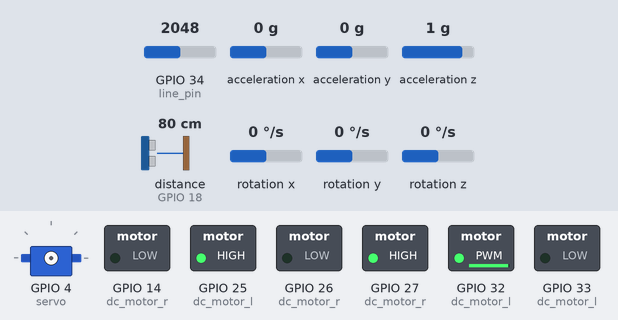
A program run on a simulated ESP32 board running MicroPython. Shown: servo, switched loads named in the program (green lamp = pin HIGH). The test bench sets the inputs (shaded band); at power-on: distance to the obstacle (sensor on GPIO 18) 80 cm, rotation z 0 °/s, GPIO 34 (line_pin) = 2048, acceleration x 0 g, acceleration y 0 g, acceleration z 1 g, rotation x 0 °/s, rotation y 0 °/s (analog values on the 0–4095 scale). The echo pulse lasts 58.3 µs per cm; servo angles are drawn from the pulse width (0.5 ms = 0°, 2.5 ms = 180°); library files of the repository ran but are not shown: hcsr04.py, mpu6050.py; pins used as bus, display or sensor lines are not drawn; what the program prints to the serial console is not drawn.

Above: at 5.0 s.
5.1 s: distance to the obstacle (sensor on GPIO 18) set to 16 cm
6.6 s: distance to the obstacle (sensor on GPIO 18) set to 13 cm
At 7.4 s:
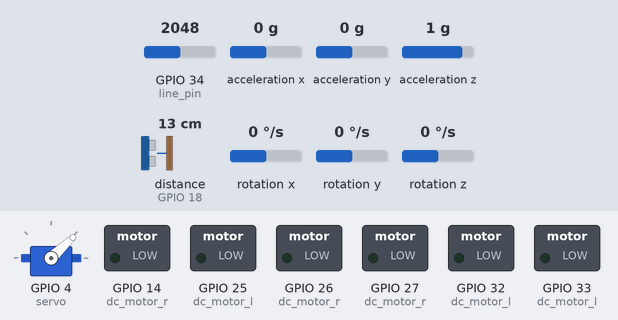
At 8.4 s:
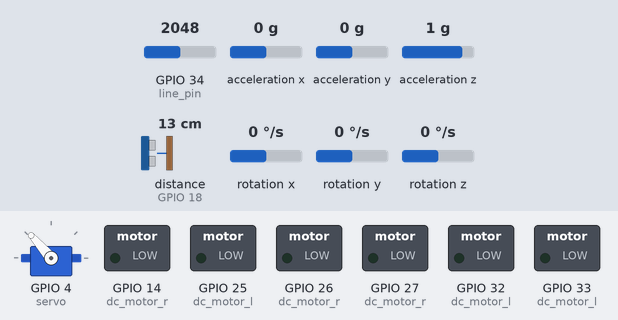
9.6 s: rotation z set to -15 °/s
At 10.4 s:
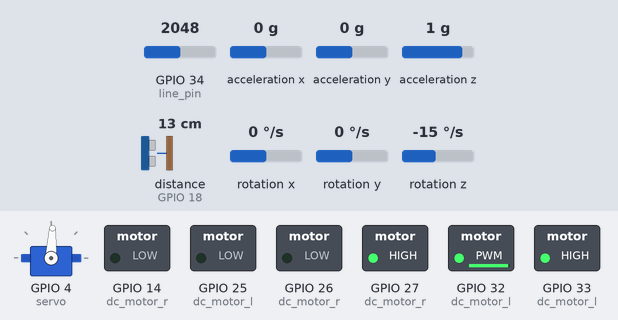
12.6 s: rotation z set to -20 °/s
Timing chart, 0 to 15.4 s (numbered marks = the images above; inputs shaded):
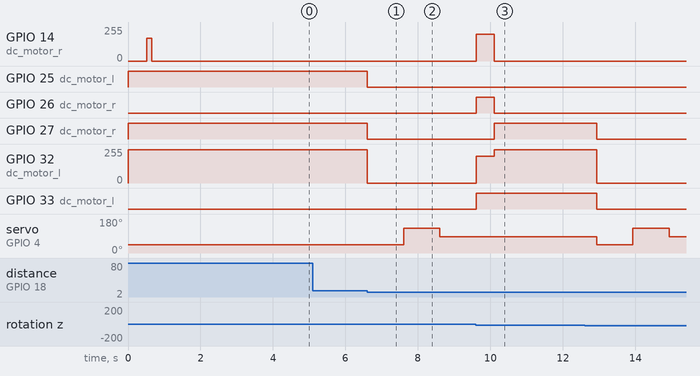

Measured:
- the behaviour switches between 15 and 14 cm on distance to the obstacle (sensor on GPIO 18) (found by bisection; images 0 and 1)
- after the input at 5.1 s, every drawn part: stays the same
- after the input at 6.6 s, GPIO 25 (dc_motor_l), GPIO 27 (dc_motor_r): HIGH → LOW at once; GPIO 32 (dc_motor_l): 249/255 → 0/255 at once; servo on GPIO 4 (servo): 43° → 131° after 1.0 s, → 87° 1.0 s later

The program:

my_robot.py
```python
from machine import Pin, PWM, ADC
from machine import I2C
from time import sleep
import time
import sys
import random

from hcsr04 import HCSR04
import mpu6050
import dcmotor

freq = 2000
dc_motor_l = dcmotor.DCMotor(Pin(25, Pin.OUT), Pin(33, Pin.OUT), PWM(Pin(32), freq))
dc_motor_r = dcmotor.DCMotor(Pin(27, Pin.OUT), Pin(26, Pin.OUT), PWM(Pin(14), freq))

sensor = HCSR04(trigger_pin=2, echo_pin=18)
i2c = I2C(0, scl=Pin(22), sda=Pin(21))
mpu = mpu6050.accel(i2c)
servo = PWM(Pin(4, mode=Pin.OUT), freq=50)
line_pin = ADC(Pin(34))

prev_state = state = "forward"
corr = fw_count = angle = 0
prev_distance = distance = 50
t = time.time_ns()
prev_line = line = 1000
line_trigger = True

for i in range(10**6):

    # get sensors

    distance = sensor.distance_cm()
    if distance < 0: distance = prev_distance
    else: prev_distance = distance
    accel = mpu.get_values()
    prev_line = line
    line = line_pin.read()
    dt = (time.time_ns() - t)/10**9
    t = time.time_ns()

    # calculate state

    if distance < 15:
        state = "turn"
    else:
        state = "forward"

    if prev_state == "forward" and accel["GyX"] > 1750:
        state = "turn"

    # do action

    if state == "forward":
        dc_motor_l.forward(100 - corr)
        dc_motor_r.forward(100 + corr)
        if accel['GyZ'] < 0:
            corr += 1
        else:
            corr -= 1

    if state == "turn":
        dc_motor_l.stop()
        dc_motor_r.stop()
        servo.duty(50)
        sleep(1)
        d_l = sensor.distance_cm()
        servo.duty(100)
        sleep(1)
        d_r = sensor.distance_cm()
        servo.duty(75)
        sleep(1)
        dc_motor_l.backwards(50)
        dc_motor_r.backwards(50)
        time.sleep(0.5)
        angle = 0
        turn_time = 0
        while angle < 5500 and turn_time < 5:
            accel = mpu.get_values()
            if d_r > d_l:
                dc_motor_l.forward(100 - corr)
                dc_motor_r.backwards(100 + corr)
            else:
                dc_motor_r.forward(100 + corr)
                dc_motor_l.backwards(100 - corr)
            angle += abs(accel['GyZ'])*0.1
            time.sleep(0.1)
            turn_time += 0.1
        angle = 0

    if state == "stop":
        dc_motor_l.stop()
        dc_motor_r.stop()
        time.sleep(1)
        dc_motor_l.forward(100)
        dc_motor_r.forward(100)


    # print

    if i % 10 == 0:
        print(f'd={distance}, accel={accel}, line={line}, st={state}, corr={corr}, dt={dt}')
        prev_state = state
```

dcmotor.py
```python
from machine import Pin, PWM

class DCMotor:
    def __init__(self, pin1, pin2, enable_pin, min_duty=600, max_duty=1000):
        self.pin1=pin1
        self.pin2=pin2
        self.enable_pin=enable_pin
        self.min_duty = min_duty
        self.max_duty = max_duty

    def forward(self, speed):
        self.speed = speed
        self.enable_pin.duty(self.duty_cycle())
        self.pin1.value(1)
        self.pin2.value(0)

    def backwards(self, speed):
        self.speed = speed
        self.enable_pin.duty(self.duty_cycle())
        self.pin1.value(0)
        self.pin2.value(1)

    def move(self, speed):
        self.speed = abs(speed)
        self.enable_pin.duty(self.duty_cycle())
        self.pin1.value(1 if speed > 0 else 0)
        self.pin2.value(0 if speed > 0 else 1)

    def stop(self):
        self.enable_pin.duty(0)
        self.pin1.value(0)
        self.pin2.value(0)

    def duty_cycle(self):
        if self.speed < 0:
            duty_cycle = 0
        elif self.speed > 100:
            duty_cycle = self.max_duty
        else:
            duty_cycle = int(self.min_duty + (self.max_duty - self.min_duty)*(self.speed/100))
        return duty_cycle
```
